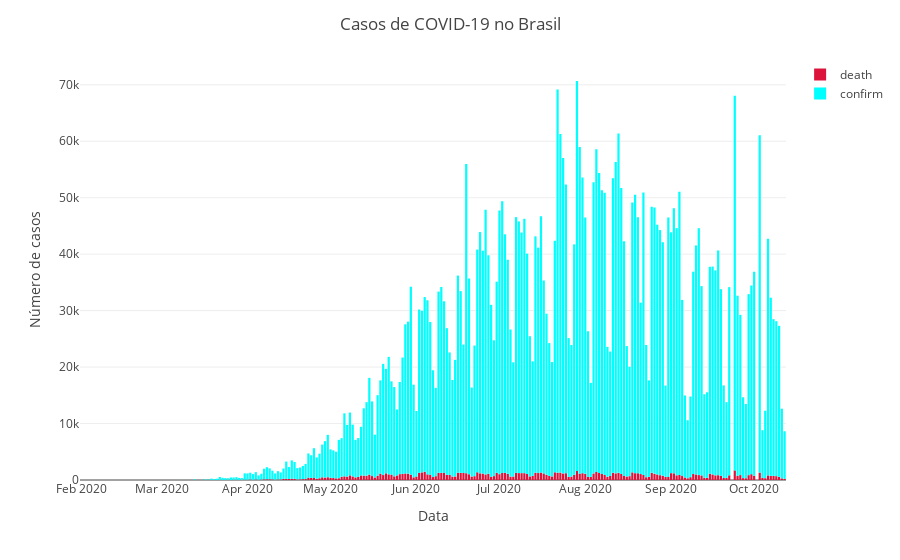

Here is the notebook cell this chart was saved with:
### Code cell
fig = px.bar(data,x='date',y=['death','confirm'],
             color_discrete_sequence=['Crimson','Aqua','Lime'])
fig.update_layout(
    title={'text':"Casos de COVID-19 no Brasil",
           'x':0.5,'xanchor':'center'},
    xaxis_title="Data",
    yaxis_title="Número de casos",
    legend_title="",template = 'xgridoff')
fig.show()
fig.write_image("Mortes_Confirmados.png",width=1000,height=600)

### Figure 1 — Plotly figure (JSON) as saved in the notebook; plotly's stock layout.template omitted (floating-point values rounded to 4 significant figures; data arrays with more than 128 entries replaced by an {"elided": "..."} marker saying what was removed)
{"data": [{"alignmentgroup": "True", "hovertemplate": "variable=death<br>date=%{x}<br>value=%{y}<extra></extra>", "legendgroup": "death", "marker": {"color": "Crimson"}, "name": "death", "offsetgroup": "death", "orientation": "v", "showlegend": true, "textposition": "auto", "type": "bar", "x": {"elided": "255 str values"}, "xaxis": "x", "y": {"elided": "255 int values"}, "yaxis": "y"}, {"alignmentgroup": "True", "hovertemplate": "variable=confirm<br>date=%{x}<br>value=%{y}<extra></extra>", "legendgroup": "confirm", "marker": {"color": "Aqua"}, "name": "confirm", "offsetgroup": "confirm", "orientation": "v", "showlegend": true, "textposition": "auto", "type": "bar", "x": {"elided": "255 str values"}, "xaxis": "x", "y": {"elided": "255 int values"}, "yaxis": "y"}], "layout": {"barmode": "relative", "legend": {"title": {"text": ""}, "tracegroupgap": 0}, "margin": {"t": 60}, "title": {"text": "Casos de COVID-19 no Brasil", "x": 0.5, "xanchor": "center"}, "xaxis": {"anchor": "y", "domain": [0, 1], "title": {"text": "Data"}}, "yaxis": {"anchor": "x", "domain": [0, 1], "title": {"text": "Número de casos"}}}}
